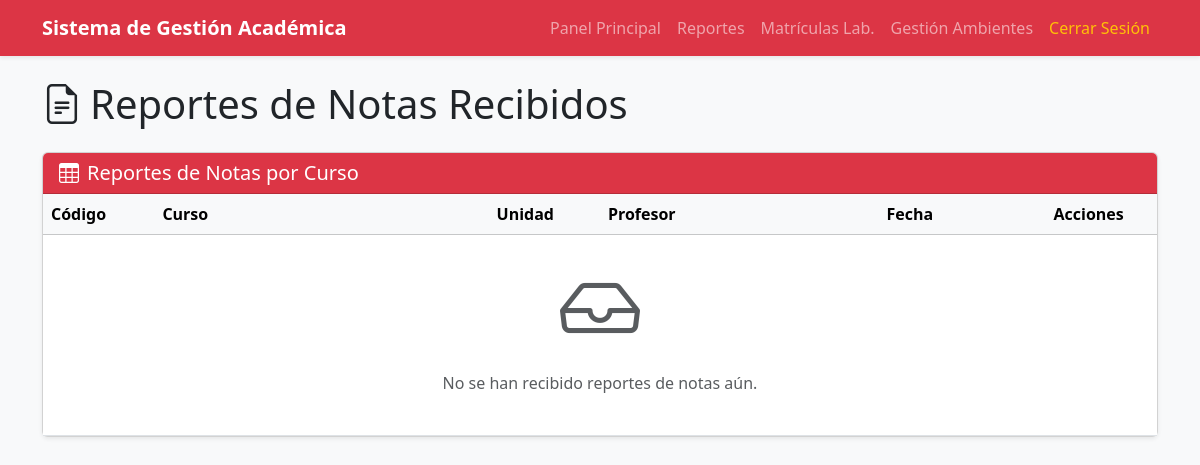
The page /secretaria/reportes/ (signed in) on the database as committed earlier.
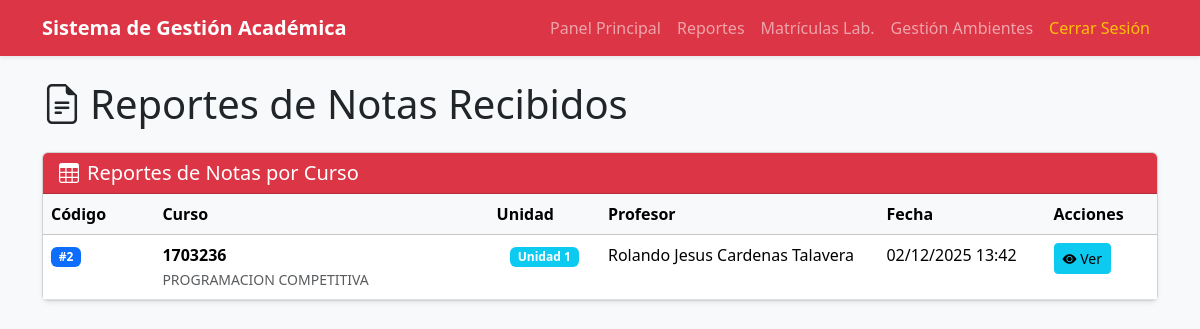
The same page on the database as committed later.
### app/models/evaluacion/models.py (models this page shows, shortened)
class ReporteNotas(models.Model):
    ESTADO_CHOICES = [
        ('PENDIENTE', 'Pendiente de Revisión'),
        ('REVISADO', 'Revisado'),
        ('APROBADO', 'Aprobado'),
        ('RECHAZADO', 'Rechazado'),
    ]
    curso = models.ForeignKey(
        Curso,
        on_delete=models.CASCADE,
        related_name='reportes_notas'
    )
    unidad = models.IntegerField(
        choices=Nota.UNIDAD_CHOICES,
        help_text="Unidad académica del reporte"
    )
    profesor = models.ForeignKey(
        'usuario.Profesor',
        on_delete=models.CASCADE,
        related_name='reportes_enviados'
    )
    fecha_generacion = models.DateTimeField(auto_now_add=True)
    observaciones = models.TextField(
        blank=True,
        null=True,
        help_text="Observaciones del profesor"
    )
    promedio_parcial = models.DecimalField(max_digits=5, decimal_places=2, null=True)
    nota_maxima_parcial = models.DecimalField(max_digits=5, decimal_places=2, null=True)
    nota_minima_parcial = models.DecimalField(max_digits=5, decimal_places=2, null=True)
    aprobados_parcial = models.IntegerField(default=0)
    desaprobados_parcial = models.IntegerField(default=0)
    promedio_continua = models.DecimalField(max_digits=5, decimal_places=2, null=True)
    nota_maxima_continua = models.DecimalField(max_digits=5, decimal_places=2, null=True)
    nota_minima_continua = models.DecimalField(max_digits=5, decimal_places=2, null=True)
    aprobados_continua = models.IntegerField(default=0)
    desaprobados_continua = models.IntegerField(default=0)
    examen_nota_mayor = models.FileField(
        upload_to='reportes/examenes/',
        blank=True,
        null=True,
        help_text="Examen del estudiante con mayor nota"
    )
    examen_nota_menor = models.FileField(
        upload_to='reportes/examenes/',
        blank=True,
        null=True,
        help_text="Examen del estudiante con menor nota"
    )
    examen_nota_promedio = models.FileField(
        upload_to='reportes/examenes/',
        blank=True,
        null=True,
        help_text="Examen del estudiante con nota promedio"
    )
    estudiante_nota_mayor = models.ForeignKey(
        'usuario.Estudiante',
        on_delete=models.SET_NULL,
        null=True,
        related_name='reportes_nota_mayor'
    )
    estudiante_nota_menor = models.ForeignKey(
        'usuario.Estudiante',
        on_delete=models.SET_NULL,
        null=True,
        related_name='reportes_nota_menor'
    )
    estudiante_nota_promedio = models.ForeignKey(
        'usuario.Estudiante',
        on_delete=models.SET_NULL,
        null=True,
        related_name='reportes_nota_promedio'
    )
    estado = models.CharField(
        max_length=20,
        choices=ESTADO_CHOICES,
        default='PENDIENTE'
    )
    fecha_revision = models.DateTimeField(null=True, blank=True)
    revisado_por = models.ForeignKey(
        'usuario.Usuario',
        on_delete=models.SET_NULL,
        null=True,
        blank=True,
        related_name='reportes_revisados'
    )
    class Meta:
        db_table = 'reporte_notas'
        verbose_name = 'Reporte de Notas'
        verbose_name_plural = 'Reportes de Notas'
        ordering = ['-fecha_generacion']

### app/models/curso/models.py (models this page shows, shortened)
class Curso(models.Model):
    codigo = models.CharField(max_length=20, unique=True, primary_key=True)
    nombre = models.CharField(max_length=200)
    descripcion = models.TextField(blank=True, null=True)
    creditos = models.IntegerField(default=3)
    horas_teoria = models.IntegerField(default=2)
    horas_practica = models.IntegerField(default=2)
    horas_laboratorio = models.IntegerField(default=0)
    semestre_recomendado = models.IntegerField(default=1)
    escuela = models.ForeignKey(
        Escuela,
        on_delete=models.PROTECT,
        related_name='cursos'
    )
    prerequisitos = models.ManyToManyField(
        'self',
        symmetrical=False,
        related_name='cursos_siguientes',
        blank=True
    )
    fecha_creacion = models.DateTimeField(auto_now_add=True)
    fecha_actualizacion = models.DateTimeField(auto_now=True)
    is_active = models.BooleanField(default=True)
    tiene_grupo_b = models.BooleanField(
        default=False,
        help_text='Si el curso tiene dos grupos (A y B)'
    )
    class Meta:
        db_table = 'curso'
        verbose_name = 'Curso'
        verbose_name_plural = 'Cursos'
        ordering = ['codigo']

### app/models/usuario/models.py (models this page shows, shortened)
class Profesor(models.Model):
    usuario = models.OneToOneField(
        Usuario,
        on_delete=models.CASCADE,
        primary_key=True,
        related_name='profesor'
    )
    tipo_profesor = models.ForeignKey(
        TipoProfesor,
        on_delete=models.PROTECT,
        related_name='profesores'
    )
    escuela = models.ForeignKey(
        Escuela,
        on_delete=models.PROTECT,
        related_name='profesores',
        null=True,
        blank=True
    )
    especialidad = models.CharField(max_length=200, blank=True, null=True)
    grado_academico = models.CharField(max_length=100, blank=True, null=True)
    cv_url = models.URLField(blank=True, null=True)
    class Meta:
        db_table = 'profesor'
        verbose_name = 'Profesor'
        verbose_name_plural = 'Profesores'

class Usuario(AbstractBaseUser, PermissionsMixin):
    codigo = models.CharField(max_length=20, unique=True, primary_key=True)
    nombres = models.CharField(max_length=100)
    apellidos = models.CharField(max_length=100)
    email = models.EmailField(unique=True, validators=[EmailValidator()])
    telefono = models.CharField(max_length=20, blank=True, null=True)
    dni = models.CharField(
        max_length=8,
        unique=True,
        validators=[RegexValidator(regex=r'^\d{8}$', message='DNI debe tener 8 dígitos')]
    )
    tipo_usuario = models.ForeignKey(
        TipoUsuario,
        on_delete=models.PROTECT,
        related_name='usuarios'
    )
    estado_cuenta = models.ForeignKey(
        EstadoCuenta,
        on_delete=models.PROTECT,
        related_name='usuarios',
        default='ACTIVO'
    )
    permisos_usuario = models.ManyToManyField(
        Permiso,
        related_name='usuarios',
        blank=True
    )
    fecha_registro = models.DateTimeField(auto_now_add=True)
    fecha_actualizacion = models.DateTimeField(auto_now=True)
    ultimo_acceso = models.DateTimeField(null=True, blank=True)
    direccion_ip_ultimo_acceso = models.GenericIPAddressField(null=True, blank=True)
    is_active = models.BooleanField(default=True)
    is_staff = models.BooleanField(default=False)
    is_superuser = models.BooleanField(default=False)
    objects = UsuarioManager()
    USERNAME_FIELD = 'email'
    REQUIRED_FIELDS = ['codigo', 'nombres', 'apellidos', 'dni']
    class Meta:
        db_table = 'usuario'
        verbose_name = 'Usuario'
        verbose_name_plural = 'Usuarios'
        ordering = ['apellidos', 'nombres']

### app/models/usuario/views.py (the view)
# urls.py: path('secretaria/reportes/', views.secretaria_reportes, name='secretaria_reportes'),
@never_cache
@login_required
def secretaria_reportes(request):
    from app.models.evaluacion.models import ReporteNotas
    reportes = ReporteNotas.objects.all().select_related(
        'curso',
        'profesor__usuario',
        'estudiante_nota_mayor__usuario',
        'estudiante_nota_menor__usuario',
        'estudiante_nota_promedio__usuario'
    ).order_by('-fecha_generacion')
    context = {
        'usuario': request.user,
        'reportes': reportes
    }
    return render(request, 'secretaria/reportes.html', context)

### Templates/secretaria/reportes.html (shortened to what this page needs)
<!doctype html>
<html lang="es">
<head>
    <link href="https://cdn.jsdelivr.net/npm/bootstrap@5.3.2/dist/css/bootstrap.min.css" rel="stylesheet">
    <link rel="stylesheet" href="https://cdn.jsdelivr.net/npm/bootstrap-icons@1.11.1/font/bootstrap-icons.css">
</head>
<body class="bg-light">
            <nav class="navbar navbar-expand-lg navbar-dark bg-danger shadow-sm">
        <div class="container">
            <a class="navbar-brand fw-bold" href="{% url 'secretaria_dashboard' %}">Sistema de Gestión Académica</a>
            <div class="collapse navbar-collapse">
                <ul class="navbar-nav ms-auto">
                    <li class="nav-item"><a class="nav-link" href="{% url 'secretaria_dashboard' %}">Panel Principal</a></li>
                    <li class="nav-item"><a class="nav-link" href="{% url 'secretaria_reportes' %}">Reportes</a></li>
                    <li class="nav-item"><a class="nav-link" href="{% url 'secretaria_matriculas_lab' %}">Matrículas Lab.</a></li>
                    <li class="nav-item"><a class="nav-link" href="{% url 'secretaria_horario_ambiente' %}">Gestión Ambientes</a></li>
                    <li class="nav-item"><a class="nav-link text-warning" href="{% url 'logout' %}">Cerrar Sesión</a></li>
                </ul>
            </div>
        </div>
    </nav>
        <main class="container mt-4 mb-5">
        <h1 class="mb-4"><i class="bi bi-file-earmark-text me-2"></i>Reportes de Notas Recibidos</h1>
        <div class="card shadow-sm">
            <div class="card-header bg-danger text-white">
                <h5 class="mb-0"><i class="bi bi-table me-2"></i>Reportes de Notas por Curso</h5>
            </div>
            <div class="table-responsive">
                <table class="table table-hover mb-0">
                    <thead class="table-light">
                        <tr>
                            <th style="width: 10%">Código</th>
                            <th style="width: 30%">Curso</th>
                            <th style="width: 10%">Unidad</th>
                            <th style="width: 25%">Profesor</th>
                            <th style="width: 15%">Fecha</th>
                            <th style="width: 10%">Acciones</th>
                        </tr>
                    </thead>
                    <tbody>
                        {% for reporte in reportes %}
                        <tr>
                            <td><span class="badge bg-primary">#{{ reporte.id }}</span></td>
                            <td>
                                <strong>{{ reporte.curso.codigo }}</strong><br>
                                <small class="text-muted">{{ reporte.curso.nombre }}</small>
                            </td>
                            <td class="text-center">
                                <span class="badge bg-info">Unidad {{ reporte.unidad }}</span>
                            </td>
                            <td>{{ reporte.profesor.usuario.nombres }} {{ reporte.profesor.usuario.apellidos }}</td>
                            <td>{{ reporte.fecha_generacion|date:"d/m/Y H:i" }}</td>
                            <td>
                                <a href="{% url 'ver_reporte_secretaria' reporte.id %}" class="btn btn-sm btn-info" title="Ver Reporte">
                                    <i class="bi bi-eye-fill"></i> Ver
                                </a>
                            </td>
                        </tr>
                        {% empty %}
                        <tr>
                            <td colspan="6" class="text-center text-muted py-4">
                                <i class="bi bi-inbox display-1"></i>
                                <p class="mt-3">No se han recibido reportes de notas aún.</p>
                            </td>
                        </tr>
                        {% endfor %}
                    </tbody>
                </table>
            </div>
        </div>
    </main>
</body>
</html>

Rows that differ between the two databases and show on the page:
added ReporteNotas: id "2", curso.codigo "1703236", curso.nombre "PROGRAMACION COMPETITIVA", unidad "1", profesor.usuario.nombres "Rolando Jesus", profesor.usuario.apellidos "Cardenas Talavera", fecha_generacion "02/12/2025 13:42"
Other text that changed with them:
text no longer shown: "No se han recibido reportes de notas aún."
